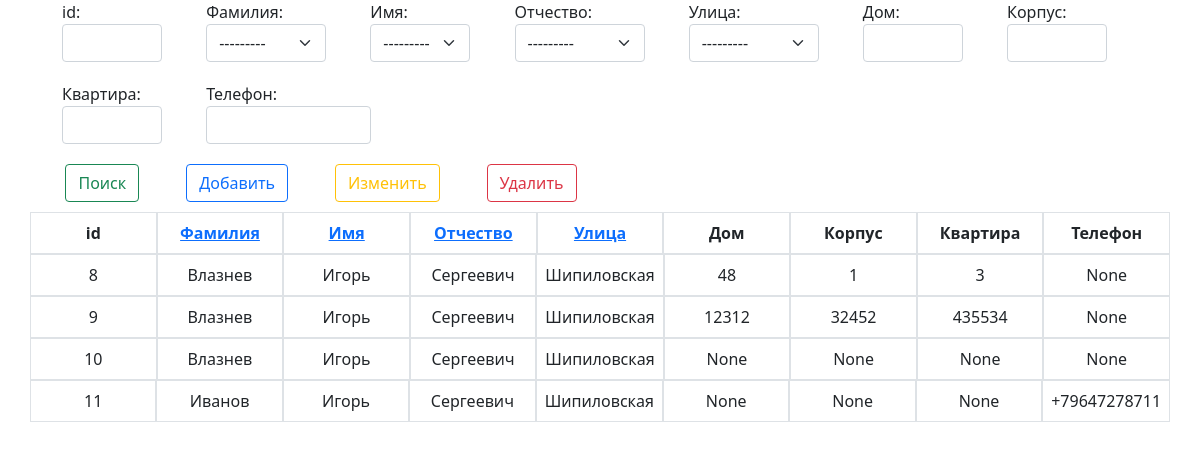
The page / on the database its author committed.
### spravApp/models.py (models this page shows, shortened)
class MainItem(models.Model):
    fam = models.ForeignKey(Fam,on_delete=models.RESTRICT,blank=True, verbose_name="Фамилия")
    name = models.ForeignKey(Name,on_delete=models.RESTRICT,blank=True, verbose_name="Имя")
    otc = models.ForeignKey(Otc,on_delete=models.RESTRICT,blank=True, verbose_name="Отчество")
    street = models.ForeignKey(Street,on_delete=models.RESTRICT,blank=True, verbose_name="Улица")
    bldn = models.CharField(max_length=5, verbose_name="Дом",null=True,blank=True)
    bldn_k = models.CharField(max_length=5, verbose_name="Корпус",null=True,blank=True)
    appr = models.IntegerField(verbose_name="Квартира",null=True,blank=True)
    tel = models.CharField(max_length=12, verbose_name="Телефон",null=True,blank=True, unique=True)

class Fam(models.Model):
    val = models.CharField(max_length=30, verbose_name="Фамилия", blank=True, unique=True)
    def __str__(self):
        return self.val

class Name(models.Model):
    val = models.CharField(max_length=30, verbose_name="Имя", blank=True, unique=True)
    def __str__(self):
        return self.val

class Otc(models.Model):
    val = models.CharField(max_length=30, verbose_name="Отчество", blank=True, unique=True)
    def __str__(self):
        return self.val

class Street(models.Model):
    val = models.CharField(max_length=30, verbose_name="Улица", blank=True, unique=True)
    def __str__(self):
        return self.val

### spravApp/views.py (the view, shortened to what this page needs)
# urls.py: path('', main, name='main' ),
def main(request):
    if request.method == 'GET':
        context = {
            'pageTitle': 'Main',
            'MainItems': MainItem.objects.all(),
            'form': MainItemForm(),
        }
        return render(request, 'main.html', context)

### spravApp/forms.py
class MainItemForm(ModelForm):
    class Meta:
        model = MainItem
        fields = '__all__'
        widgets = {
            'bldn': forms.TextInput(attrs={'class': 'form-control', 'style': 'width: 100px;'}),
            'bldn_k': forms.TextInput(attrs={'class': 'form-control', 'style': 'width: 100px;'}),
            'appr': forms.TextInput(attrs={'class': 'form-control', 'style': 'width: 100px;'}),
            'tel': forms.TextInput(attrs={'class': 'form-control', 'style': 'width: 165px;'}),
            'fam': forms.Select(attrs={'class': 'form-select', 'style': 'width: 120px;'}),
            'name': forms.Select(attrs={'class': 'form-select', 'style': 'width: 100px;'}),
            'otc': forms.Select(attrs={'class': 'form-select', 'style': 'width: 130px;'}),
            'street': forms.Select(attrs={'class': 'form-select', 'style': 'width: 130px;'}),
        }

### templates/main.html (shortened to what this page needs)
{% extends 'index.html' %}
{% block content%}
<div class="container">
    <form method="POST">
        <div class='form' >
            <div>
                <div>
                    <label for="id">id:</label><br>
                    <input type="text" name="id" class="form-control" style="width: 100px; display:inline-block;" id="id_id">
                </div>
            {{form}}
            </div>
            <div style="self-align:right;margin-bottom: 10px; margin-right: 66px; display: flex; flex-wrap: nowrap; justify-content: space-between; max-width: 50%; justify-content: space-around">
                <input type="submit" name="search" class="btn btn-outline-success" value="Поиск">
                <input type="submit" name="add" class="btn btn-outline-primary" value="Добавить">
                <input type="submit" name="change" class="btn btn-outline-warning" value="Изменить">
                <input type="submit" name="delete" class="btn btn-outline-danger" value="Удалить">
            </div>
        </div>
    </form>
    <table class="table table-bordered">
        <tr class="row text-center" style="flex-wrap: nowrap">
            <th class="col">id</th>
            <th class="col"><a class='link' href="{% url 'spravApp:ParentTable' 'Fam'%}">Фамилия</a></th>
            <th class="col"><a class='link' href="{% url 'spravApp:ParentTable' 'Name'%}">Имя</a></th>
            <th class="col"><a class='link' href="{% url 'spravApp:ParentTable' 'Otc'%}">Отчество</a></th>
            <th class="col"><a class='link' href="{% url 'spravApp:ParentTable' 'Street'%}">Улица</a></th>
            <th class="col">Дом</th>
            <th class="col">Корпус</th>
            <th class="col">Квартира</th>
            <th class="col">Телефон</th>
        </tr>
        {% for MainItem in MainItems %}
        <tr class="row text-center" style="flex-wrap: nowrap">
            <td class="col">{{MainItem.id}}</td>
            <td class="col">{{MainItem.fam}}</td>
            <td class="col">{{MainItem.name}}</td>
            <td class="col">{{MainItem.otc}}</td>
            <td class="col">{{MainItem.street}}</td>
            <td class="col">{{MainItem.bldn}}</td>
            <td class="col">{{MainItem.bldn_k}}</td>
            <td class="col">{{MainItem.appr}}</td>
            <td class="col">{{MainItem.tel}}</td>
        </tr>
        {% endfor %}
    </table>
</div>
{% endblock %}

### templates/index.html (shortened to what this page needs)
<!DOCTYPE html>
{% load static %}
<html lang="en">
<head>
    <link rel="stylesheet" href="{% static 'bootstrap.css'%}">
</head>
<body>
    {% block content %}
    {% endblock%}
</body>
</html>

### templates/index.html (style rules this page uses)
.form>div>div { display: inline-table; max-width: 100px; margin-right: 20px; margin-left: 20px; margin-bottom: 20px; }

### rows shown on the page
MainItem: id "8", fam "Влазнев", name "Игорь", otc "Сергеевич", street "Шипиловская", bldn "48", bldn_k "1", appr "3", tel "None"
MainItem: id "9", fam "Влазнев", name "Игорь", otc "Сергеевич", street "Шипиловская", bldn "12312", bldn_k "32452", appr "435534", tel "None"
MainItem: id "10", fam "Влазнев", name "Игорь", otc "Сергеевич", street "Шипиловская", bldn "None", bldn_k "None", appr "None", tel "None"
MainItem: id "11", fam "Иванов", name "Игорь", otc "Сергеевич", street "Шипиловская", bldn "None", bldn_k "None", appr "None", tel "+79647278711"
